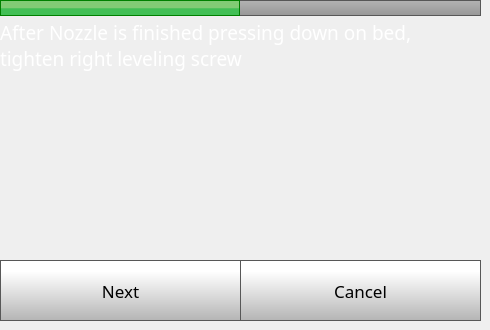
    <widget class="QWidget" name="step3Page">
     <widget class="QPushButton" name="step3CancelButton">
      <property name="geometry">
       <rect>
        <x>240</x>
        <y>260</y>
        <width>241</width>
        <height>61</height>
       </rect>
      </property>
      <property name="font">
       <font>
        <family>Gotham</family>
        <pointsize>13</pointsize>
       </font>
      </property>
      <property name="styleSheet">
       <string notr="true">QPushButton {
     border: 1px solid rgb(87, 87, 87);
	background-color: qlineargradient(spread:pad, x1:0, y1:1, x2:0, y2:0.188, stop:0 rgba(180, 180, 180, 255), stop:1 rgba(255, 255, 255, 255));


}

QPushButton:pressed {
    background-color: qlineargradient(x1: 0, y1: 0, x2: 0, y2: 1,
                                      stop: 0 #dadbde, stop: 1 #f6f7fa);
}

QPushButton:flat {
    border: none; /* no border for a flat push button */
}

QPushButton:default {
    border-color: navy; /* make the default button prominent */
}

QPushButton:focus {
	outline: none;
}</string>
      </property>
      <property name="text">
       <string>Cancel</string>
      </property>
      <property name="iconSize">
       <size>
        <width>40</width>
        <height>40</height>
       </size>
      </property>
     </widget>
     <widget class="QPushButton" name="step3NextButton">
      <property name="geometry">
       <rect>
        <x>0</x>
        <y>260</y>
        <width>241</width>
        <height>61</height>
       </rect>
      </property>
      <property name="font">
       <font>
        <family>Gotham</family>
        <pointsize>13</pointsize>
       </font>
      </property>
      <property name="styleSheet">
       <string notr="true">QPushButton {
     border: 1px solid rgb(87, 87, 87);
	background-color: qlineargradient(spread:pad, x1:0, y1:1, x2:0, y2:0.188, stop:0 rgba(180, 180, 180, 255), stop:1 rgba(255, 255, 255, 255));


}

QPushButton:pressed {
    background-color: qlineargradient(x1: 0, y1: 0, x2: 0, y2: 1,
                                      stop: 0 #dadbde, stop: 1 #f6f7fa);
}

QPushButton:flat {
    border: none; /* no border for a flat push button */
}

QPushButton:default {
    border-color: navy; /* make the default button prominent */
}

QPushButton:focus {
	outline: none;
}</string>
      </property>
      <property name="text">
       <string>Next</string>
      </property>
      <property name="iconSize">
       <size>
        <width>40</width>
        <height>40</height>
       </size>
      </property>
     </widget>
     <widget class="QLabel" name="caliberateLabel_9">
      <property name="geometry">
       <rect>
        <x>0</x>
        <y>0</y>
        <width>240</width>
        <height>16</height>
       </rect>
      </property>
      <property name="font">
       <font>
        <family>Gotham</family>
        <pointsize>14</pointsize>
        <weight>50</weight>
        <bold>false</bold>
       </font>
      </property>
      <property name="styleSheet">
       <string notr="true">	background-color: qlineargradient(spread:pad, x1:0, y1:0.523, x2:0, y2:0.534, stop:0 rgba(130, 203, 117, 255), stop:1 rgba(66, 191, 85, 255));
border: 1px solid green;</string>
      </property>
      <property name="text">
       <string/>
      </property>
     </widget>
     <widget class="QLabel" name="caliberateLabel_10">
      <property name="geometry">
       <rect>
        <x>0</x>
        <y>20</y>
        <width>471</width>
        <height>51</height>
       </rect>
      </property>
      <property name="font">
       <font>
        <family>Gotham</family>
        <pointsize>14</pointsize>
        <weight>50</weight>
        <bold>false</bold>
       </font>
      </property>
      <property name="styleSheet">
       <string notr="true">color: rgb(255, 255, 255);</string>
      </property>
      <property name="text">
       <string>After Nozzle is finished pressing down on bed, tighten right leveling screw</string>
      </property>
      <property name="wordWrap">
       <bool>true</bool>
      </property>
     </widget>
     <widget class="QLabel" name="turnRightLevelingScrewLabel">
      <property name="geometry">
       <rect>
        <x>60</x>
        <y>60</y>
        <width>360</width>
        <height>240</height>
       </rect>
      </property>
      <property name="styleSheet">
       <string notr="true">background-color: rgba(255, 255, 255, 0);</string>
      </property>
      <property name="text">
       <string/>
      </property>
      <property name="scaledContents">
       <bool>true</bool>
      </property>
     </widget>
     <widget class="QLabel" name="caliberateLabel_22">
      <property name="geometry">
       <rect>
        <x>0</x>
        <y>0</y>
        <width>481</width>
        <height>16</height>
       </rect>
      </property>
      <property name="font">
       <font>
        <family>Gotham</family>
        <pointsize>14</pointsize>
        <weight>50</weight>
        <bold>false</bold>
       </font>
      </property>
      <property name="styleSheet">
       <string notr="true">    border: 1px solid rgb(87, 87, 87);
 /*  border-bottom-left-radius: 10px;
 border-bottom-right-radius: 10px;*/
	background-color: qlineargradient(spread:pad, x1:0, y1:1, x2:0, y2:0, stop:0 rgba(150, 150, 150, 255), stop:1 rgba(180, 180, 180, 255));</string>
      </property>
      <property name="text">
       <string/>
      </property>
     </widget>
     <zorder>turnRightLevelingScrewLabel</zorder>
     <zorder>caliberateLabel_22</zorder>
     <zorder>step3CancelButton</zorder>
     <zorder>step3NextButton</zorder>
     <zorder>caliberateLabel_9</zorder>
     <zorder>caliberateLabel_10</zorder>
    </widget>
